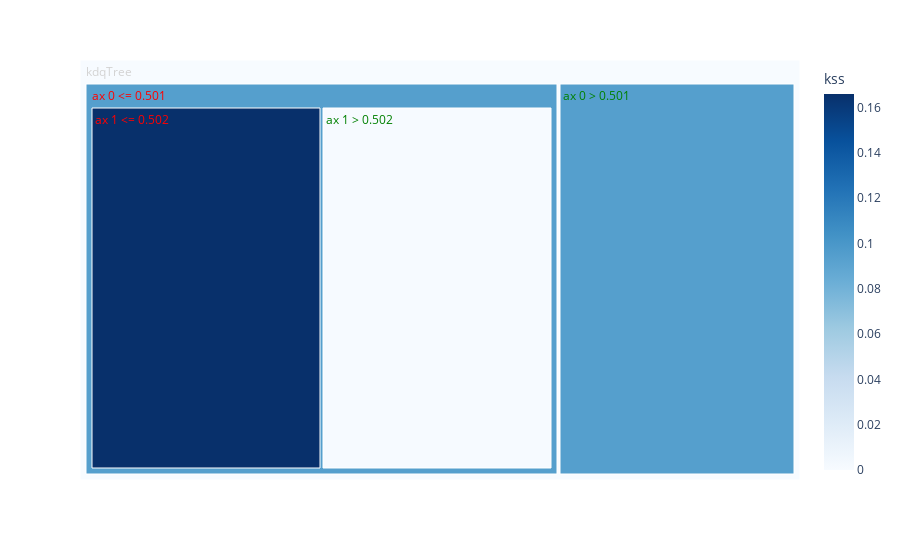

Notebook source saved alongside this figure:
### Code cell
#outline the cells according to the direction of change in counts
df_plot.loc[df_plot.count_diff < 0, 'count_dir'] = 'red'
df_plot.loc[df_plot.count_diff == 0, 'count_dir'] = "lightgrey"
df_plot.loc[df_plot.count_diff > 0, 'count_dir'] = 'green'

fig = px.treemap(data_frame=df_plot, names='name', ids='idx', parents='parent_idx', color='kss', color_continuous_scale='blues')
# fig.update_traces(textinfo="label+current path") #show the path to each leaf
# fig.update_traces(marker_line_width=4, marker_line={'color':df_plot.count_dir}) #set outline to match the color
fig.update_traces(insidetextfont={'color':df_plot.count_dir,
                                # 'size':[14, 18, 18, 18, 18] #can set the text size
                                }, #set the text color to same
                    root_color='lightgrey',
                                )
#may be able to use texttemplate to set the formatting instead?
fig.show()

### Figure 1 — Plotly figure (JSON) as saved in the notebook; plotly's stock layout.template omitted (floating-point values rounded to 4 significant figures)
{"data": [{"domain": {"x": [0, 1], "y": [0, 1]}, "hovertemplate": "name=%{label}<br>parent_idx=%{parent}<br>idx=%{id}<br>kss=%{color}<extra></extra>", "ids": [2422899724544, 2422899728240, 2422867020384, 2422867019904, 2422899727952], "insidetextfont": {"color": ["lightgrey", "red", "red", "green", "green"]}, "labels": ["kdqTree", "ax 0 <= 0.501", "ax 1 <= 0.502", "ax 1 > 0.502", "ax 0 > 0.501"], "marker": {"coloraxis": "coloraxis", "colors": [0, 0.09429, 0.166, 0.001004, 0.09429]}, "name": "", "parents": [null, 2422899724544, 2422899728240, 2422899728240, 2422899724544], "root": {"color": "lightgrey"}, "type": "treemap"}], "layout": {"coloraxis": {"colorbar": {"title": {"text": "kss"}}, "colorscale": [[0, "rgb(247,251,255)"], [0.125, "rgb(222,235,247)"], [0.25, "rgb(198,219,239)"], [0.375, "rgb(158,202,225)"], [0.5, "rgb(107,174,214)"], [0.625, "rgb(66,146,198)"], [0.75, "rgb(33,113,181)"], [0.875, "rgb(8,81,156)"], [1, "rgb(8,48,107)"]]}, "legend": {"tracegroupgap": 0}, "margin": {"t": 60}}}
